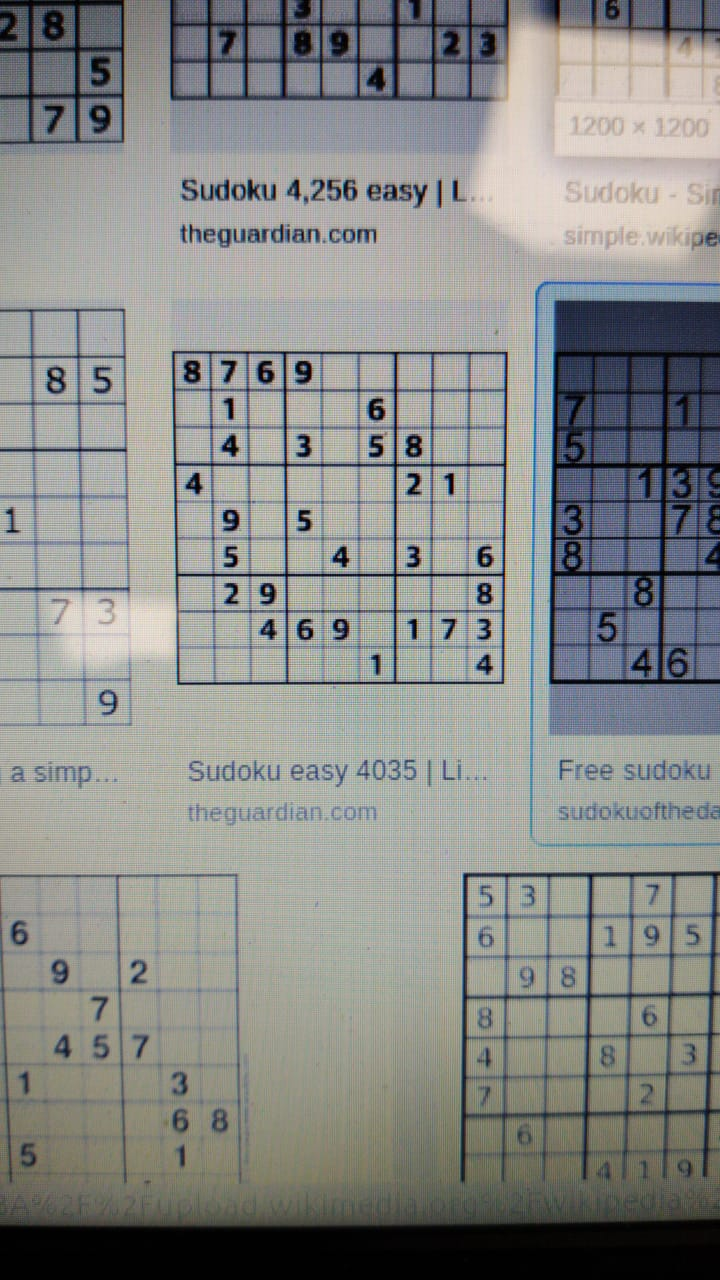
#> input picture proto2.jpeg, 720 x 1280 px, found by its file name
$ python sudoku.py
#> lines starting #> are read from the running program, lines starting #| are printed output that depends on the picture
import cv2
import numpy as np
image = cv2.imread("/home/harsheet/Desktop/sudoku/proto2.jpeg")
#> image is the input picture: shape (1280, 720, 3); mean B, G, R 136.3, 138.7, 137
image = cv2.cvtColor(image, cv2.COLOR_BGR2GRAY)
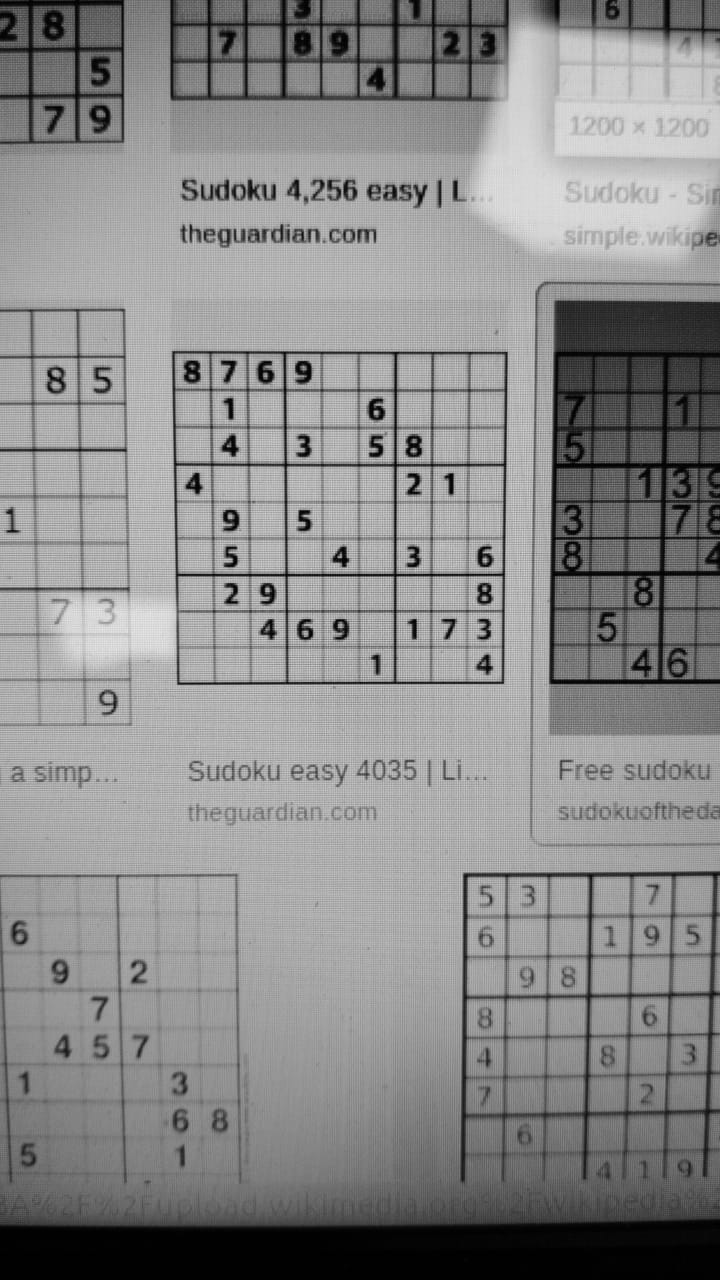
#> image: shape (1280, 720); min 0, max 233, mean 137.9
print(image.shape[1],image.shape[0])
#| 720 1280

fromcenter=False


scale_percent = 60 # percent of original size
width = int(image.shape[1] * scale_percent / 100)
#> width = 432
height = int(image.shape[0] * scale_percent / 100)
#> height = 768
dim = (width, height)
#> dim = (432, 768)
image = cv2.resize(image, dim, interpolation = cv2.INTER_AREA)
#> image: shape (768, 432)

#> (the run stopped early here; a loop or call above may not have finished)

$ run again, with proto.jpeg copied over proto2.jpeg
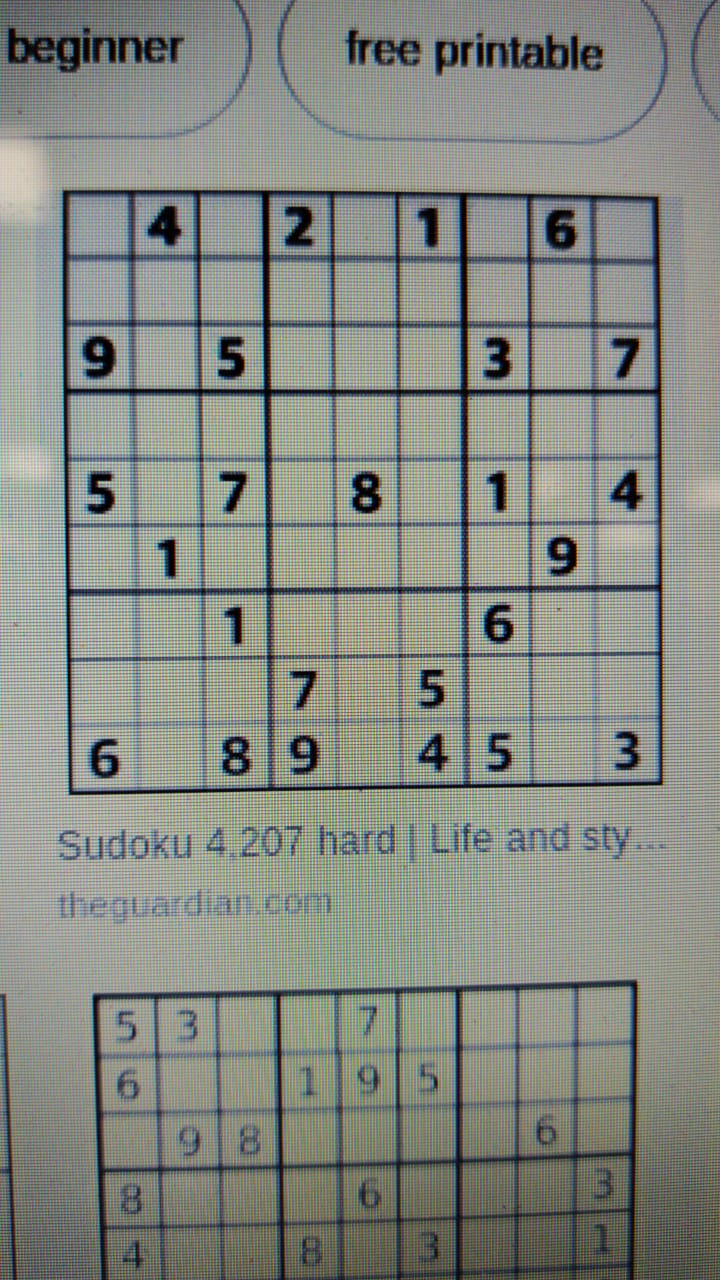
#> input picture proto.jpeg, 720 x 1280 px, found by its file name
#> image is the input picture: shape (1280, 720, 3); mean B, G, R 131, 138.4, 134.4
#> `image = cv2.cvtColor(image, cv2.COLOR_BGR2GRAY)`:
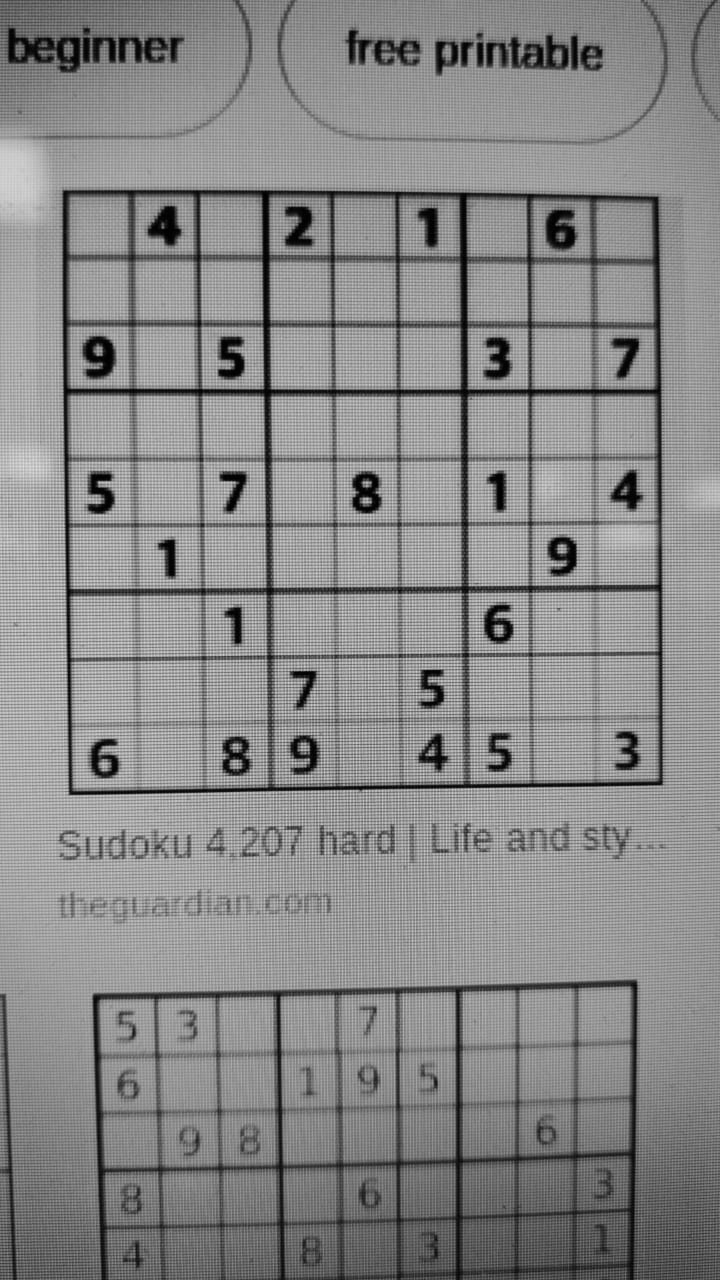
#> image: shape (1280, 720); min 0, max 224, mean 136.4
#| 720 1280
